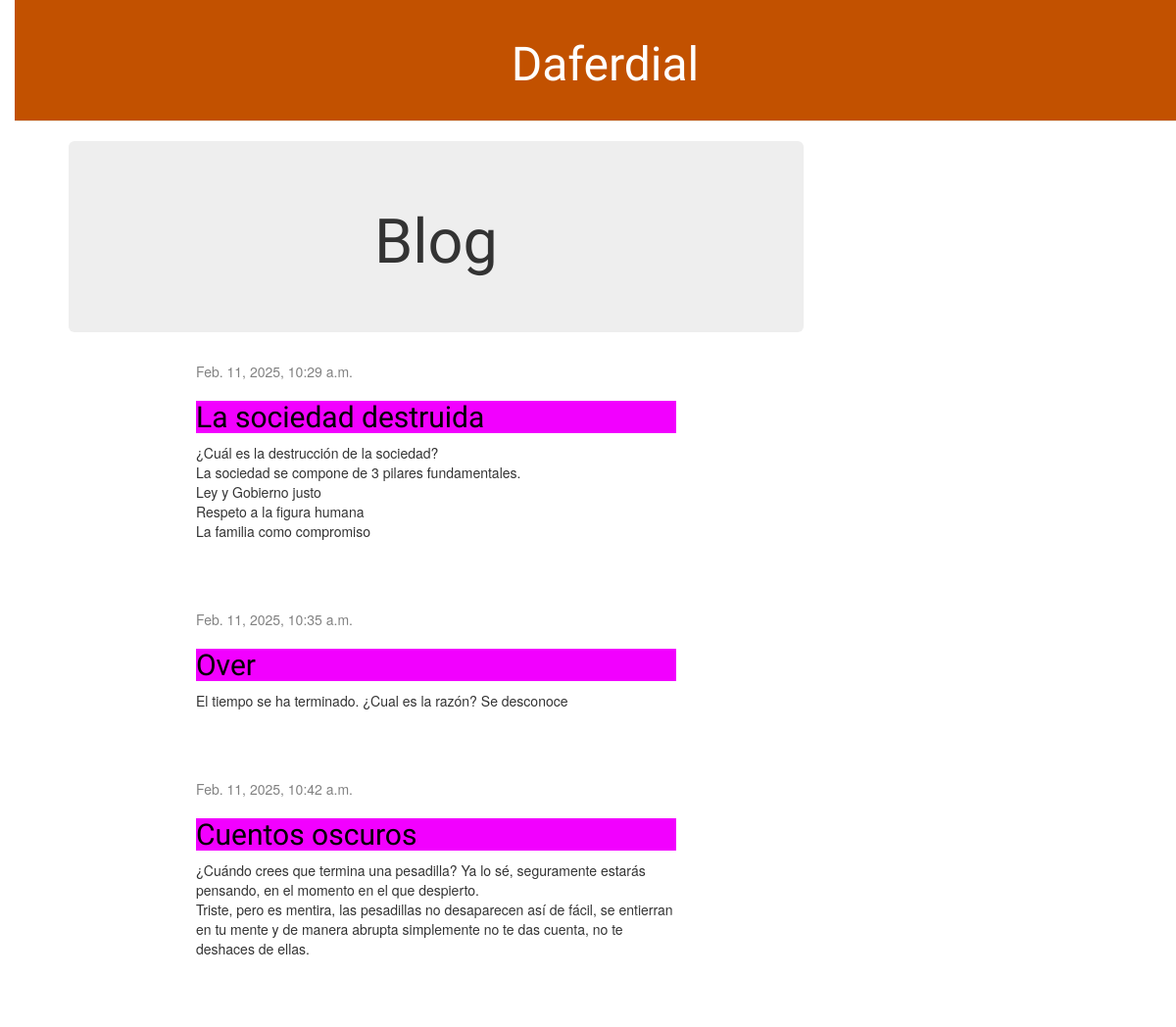
The app's page /, older data.
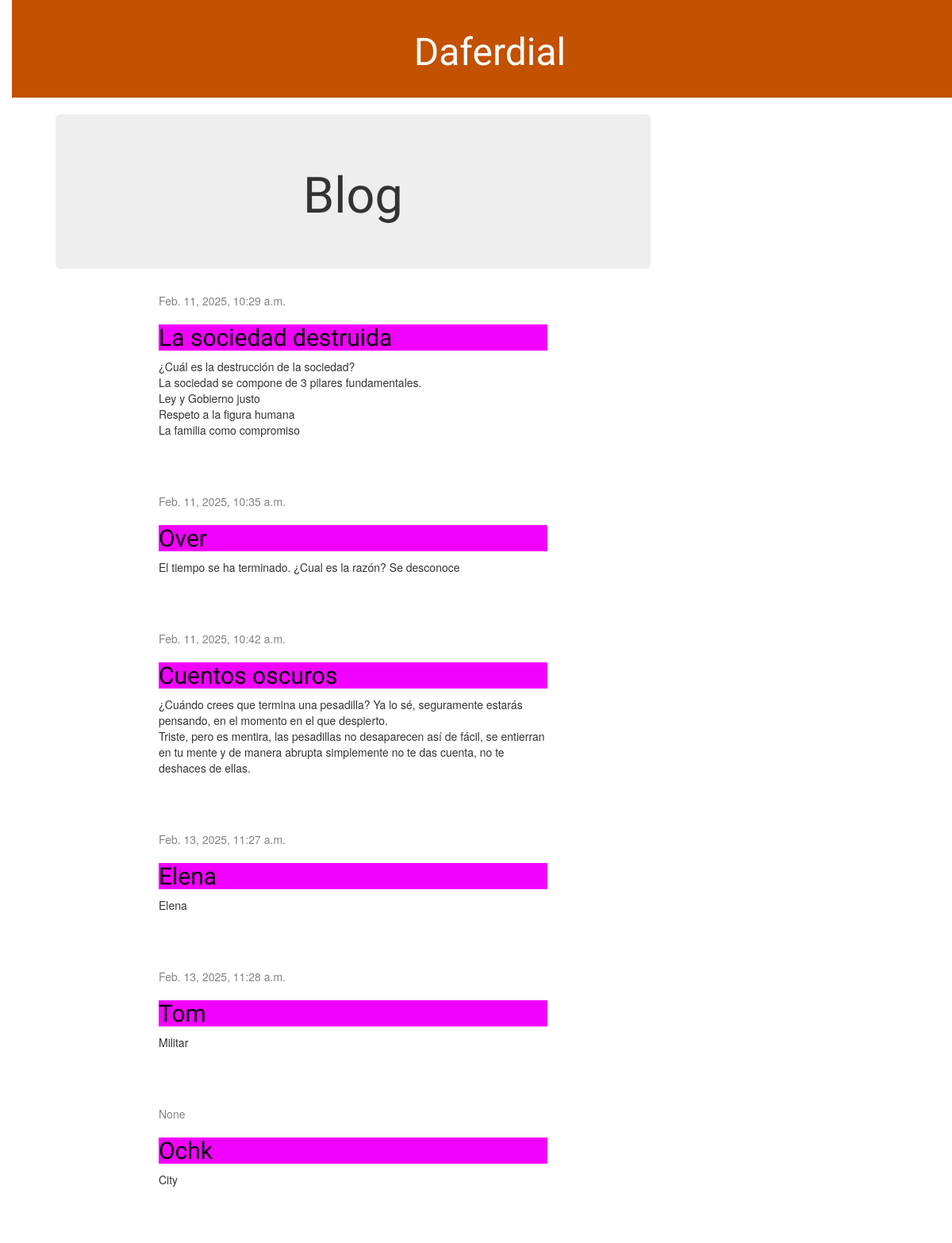
The same page, newer data.
### blog/models.py (models this page shows, shortened)
class Post(models.Model):
    author = models.ForeignKey(settings.AUTH_USER_MODEL, on_delete=models.CASCADE)
    title = models.CharField(max_length=200)
    text = models.TextField()
    created_date = models.DateTimeField(
            default=timezone.now)
    published_date = models.DateTimeField(
            blank=True, null=True)

### blog/views.py (the view)
# urls.py: path('', views.post_list, name='post_list'),
def post_list(request):
    posts = Post.objects.all()
    return render(request, 'blog/post_list.html', {'posts': posts})

### blog/templates/blog/post_list.html
{% extends 'blog/base.html' %}
{% load static %}
{% block content %}
    <div class="jumbotron text-center">
        <h1>Blog</h1>
    </div>
    <div class="row">
        <div class="col-md-8 col-md-offset-2">
            {% for post in posts %}
                <div class="post">
                    <div class="date">
                        {{ post.published_date }}
                    </div>
                    <h2><a href="{% url 'post_detail' post.pk %}">{{ post.title }}</a></h2>
                    <p>{{ post.text|linebreaksbr }}</p>
                </div>
            {% empty %}
                <p>No hay publicaciones todavía.</p>
            {% endfor %}
        </div>
    </div>
{% endblock %}

### blog/templates/blog/base.html (shortened to what this page needs)
{% load static %}
<!DOCTYPE html>
<html>
<head>
    <link rel="stylesheet" href="//maxcdn.bootstrapcdn.com/bootstrap/3.2.0/css/bootstrap.min.css">
    <link rel="stylesheet" href="//maxcdn.bootstrapcdn.com/bootstrap/3.2.0/css/bootstrap-theme.min.css">
    <link rel="stylesheet" href="{% static 'css/style.css' %}">
</head>
<body>
    <div class="page-header">
        <h1><a href="/">Daferdial</a></h1>
    </div>
    <div class="content container">
        <div class="row">
            <div class="col-md-8">
                {% block content %}
                {% endblock %}
            </div>
        </div>
    </div>
</body>
</html>

### blog/static/css/style.css (style rules this page uses)
.page-header { background-color: #C25100; margin-top: 0; padding: 20px 20px 20px 40px; }
.page-header h1, .page-header h1 a, .page-header h1 a:visited, .page-header h1 a:active { color: #ffffff; font-size: 36pt; text-decoration: none; }
.content { margin-left: 40px; }
h1, h2, h3, h4 { font-family: 'Lobster', cursive; }
.date { color: #828282; }
.post { margin-bottom: 70px; }
.post h2 a, .post h2 a:visited { color: #000000; }
h2 { color: #C25100; background-color: rgb(242, 0, 255); }
h1 { color: #C25100; text-align: center; }
body { padding-left: 15px; }

Row changes from the older to the newer data that the page shows:
added Post: published_date "Feb. 13, 2025, 11:27 a.m.", title "Elena", text "Elena"
added Post: published_date "Feb. 13, 2025, 11:28 a.m.", title "Tom", text "Militar"
added Post: published_date "None", title "Ochk", text "City"
